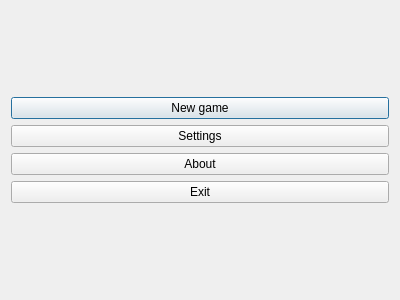
<?xml version="1.0" encoding="UTF-8"?>
<ui version="4.0">
 <class>MainMenu</class>
 <widget class="QDialog" name="MainMenu">
  <property name="geometry">
   <rect>
    <x>0</x>
    <y>0</y>
    <width>400</width>
    <height>300</height>
   </rect>
  </property>
  <property name="windowTitle">
   <string>Dialog</string>
  </property>
  <layout class="QGridLayout" name="gridLayout">
   <item row="0" column="0">
    <layout class="QVBoxLayout" name="verticalLayout">
     <item>
      <widget class="QPushButton" name="pushButton_2">
       <property name="text">
        <string>New game</string>
       </property>
      </widget>
     </item>
     <item>
      <widget class="QPushButton" name="pushButton_4">
       <property name="text">
        <string>Settings</string>
       </property>
      </widget>
     </item>
     <item>
      <widget class="QPushButton" name="pushButton_3">
       <property name="text">
        <string>About</string>
       </property>
      </widget>
     </item>
     <item>
      <widget class="QPushButton" name="pushButton">
       <property name="text">
        <string>Exit</string>
       </property>
      </widget>
     </item>
    </layout>
   </item>
  </layout>
 </widget>
 <resources/>
 <connections/>
</ui>
